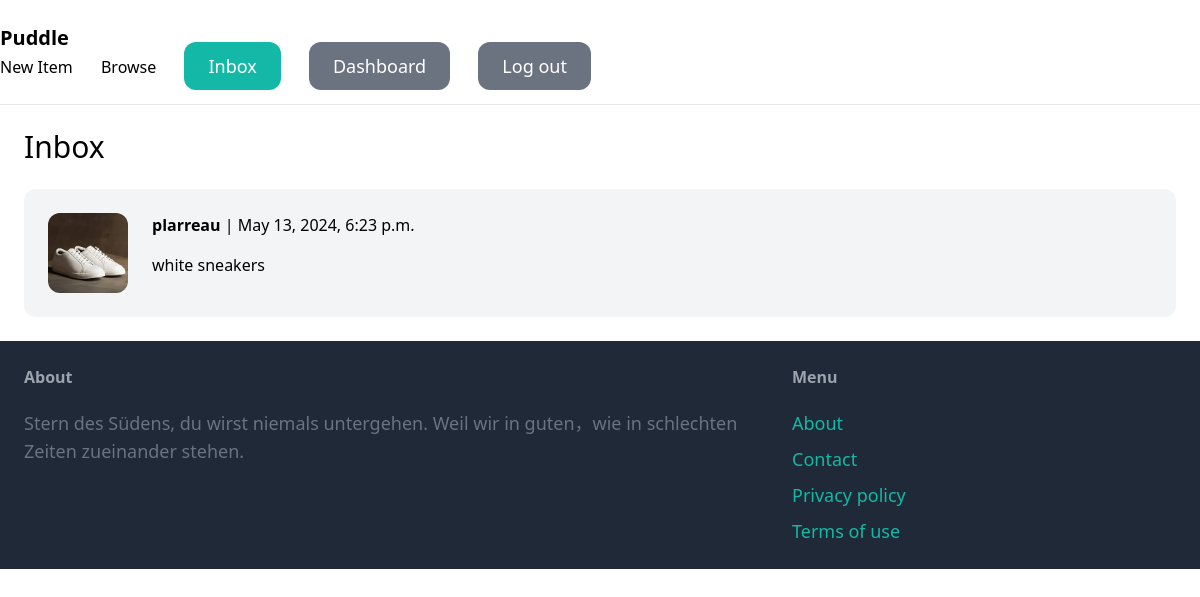
The page /inbox/ (signed in) on the database its author committed.
### conversation/models.py (models this page shows)
class Conversation(models.Model):
    item = models.ForeignKey(Item, related_name='conversations', on_delete=models.CASCADE)
    members = models.ManyToManyField(User, related_name='conversations')
    created_at = models.DateTimeField(auto_now_add=True)
    modified_at = models.DateTimeField(auto_now_add=True)
    class Meta:
        ordering = ('-modified_at',)

### item/models.py (models this page shows, shortened)
class Item(models.Model):
    category = models.ForeignKey(Category, related_name='item', on_delete=models.CASCADE)
    name = models.CharField(max_length=255)
    description = models.TextField(blank=True, null=True)
    price = models.FloatField()
    image = models.ImageField(upload_to='item_images', blank=True, null=True)
    is_sold = models.BooleanField(default=False)
    created_by = models.ForeignKey(User, related_name='items', on_delete=models.CASCADE)
    created_at = models.DateField(auto_now_add=True)

### conversation/views.py (the view)
# urls.py: path('', views.inbox, name='inbox'),
@login_required
def inbox(request):
    conversations = Conversation.objects.filter(members__in=[request.user.id])
    return render(request, 'conversation/inbox.html', {
        'conversations': conversations
    })

### conversation/templates/conversation/inbox.html (shortened to what this page needs)
{% extends "core/base.html" %}
{% block content %}
<h1 class="mb-6 text-3xl">Inbox</h1>
<div class="space-y-6">
    {% for conversation in conversations %}
        <a href="{% url 'conversation:detail' conversation.id %}">
            <div class="p-6 flex bg-gray-100 rounded-xl">
                <div class="pr-6">
                    <img src="{{ conversation.item.image.url }}" class="w-20 rounded-xl">
                </div>
                <div>
                    {% for member in conversation.members.all %}
                        {% if member != request.user %}
                            <p class="mb-4"><strong>{{ member.username }}</strong> | {{ conversation.modified_at }}</p>
                            <p>{{ conversation.item.name }}</p>
                        {% endif %}
                    {% endfor %}
                </div>
            </div>
        </a>
    {% endfor %}
</div>
{% endblock %}

### rows shown on the page
Conversation: item.image (picture), modified_at "May 13, 2024, 6:23 p.m.", item.name "white sneakers"

### other values the page prints
{{ member.username }} "plarreau"
